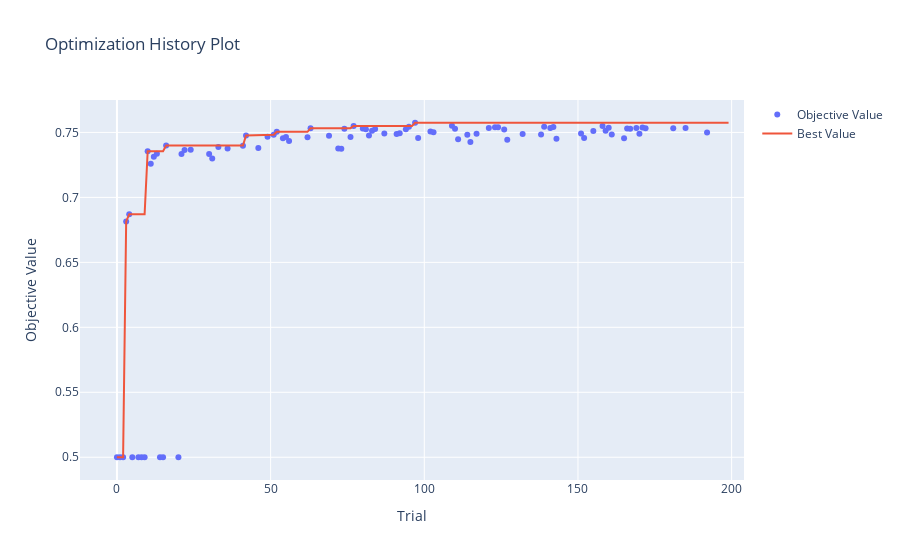

Write notebook code for a chart like this one.
### Code cell
optuna.visualization.plot_optimization_history(study)

### Figure 1 — Plotly figure (JSON) as saved in the notebook; plotly's stock layout.template omitted (floating-point values rounded to 4 significant figures; data arrays with more than 128 entries replaced by an {"elided": "..."} marker saying what was removed)
{"data": [{"mode": "markers", "name": "Objective Value", "type": "scatter", "x": [0, 1, 2, 3, 4, 5, 7, 8, 9, 10, 11, 12, 13, 14, 15, 16, 20, 21, 22, 24, 30, 31, 33, 36, 41, 42, 46, 49, 51, 52, 54, 55, 56, 62, 63, 69, 72, 73, 74, 76, 77, 80, 81, 82, 83, 84, 87, 91, 92, 94, 95, 97, 98, 102, 103, 109, 110, 111, 114, 115, 117, 121, 123, 124, 126, 127, 132, 138, 139, 141, 142, 143, 151, 152, 155, 158, 159, 160, 161, 165, 166, 167, 169, 170, 171, 172, 181, 185, 192], "y": [0.5, 0.5, 0.5, 0.6815, 0.687, 0.5, 0.5, 0.5, 0.5, 0.7356, 0.7259, 0.7312, 0.7336, 0.5, 0.5, 0.7399, 0.5, 0.7333, 0.7365, 0.7366, 0.7334, 0.7299, 0.7387, 0.7376, 0.7398, 0.7477, 0.738, 0.7467, 0.7482, 0.7505, 0.7456, 0.7465, 0.7434, 0.7463, 0.7533, 0.7474, 0.7376, 0.7373, 0.7528, 0.7465, 0.755, 0.753, 0.7525, 0.7477, 0.7514, 0.7526, 0.7492, 0.7489, 0.7494, 0.7524, 0.7543, 0.7574, 0.7457, 0.7507, 0.7501, 0.7552, 0.7528, 0.7448, 0.7483, 0.7426, 0.7489, 0.7533, 0.754, 0.7539, 0.7523, 0.7444, 0.7488, 0.7484, 0.7544, 0.7534, 0.7541, 0.7451, 0.7493, 0.7457, 0.751, 0.7549, 0.7512, 0.7535, 0.7484, 0.7456, 0.753, 0.7529, 0.7533, 0.7491, 0.7537, 0.7532, 0.7532, 0.7534, 0.7499]}, {"mode": "lines", "name": "Best Value", "type": "scatter", "x": {"elided": "200 int values"}, "y": {"elided": "200 float values"}}, {"marker": {"color": "#cccccc"}, "mode": "markers", "name": "Infeasible Trial", "showlegend": false, "type": "scatter", "x": [], "y": []}], "layout": {"title": {"text": "Optimization History Plot"}, "xaxis": {"title": {"text": "Trial"}}, "yaxis": {"title": {"text": "Objective Value"}}}}
